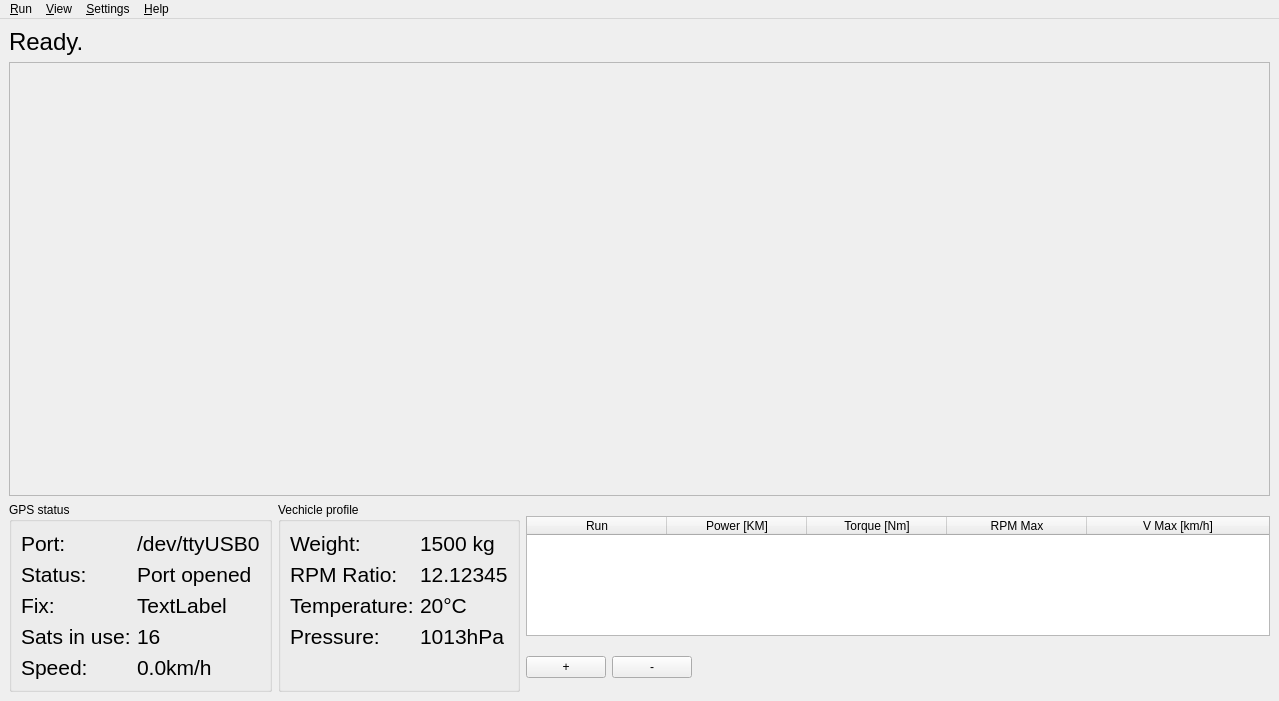
<?xml version="1.0" encoding="UTF-8"?>
<ui version="4.0">
 <class>WndMain</class>
 <widget class="QMainWindow" name="WndMain">
  <property name="geometry">
   <rect>
    <x>0</x>
    <y>0</y>
    <width>1279</width>
    <height>701</height>
   </rect>
  </property>
  <property name="sizePolicy">
   <sizepolicy hsizetype="Expanding" vsizetype="Preferred">
    <horstretch>0</horstretch>
    <verstretch>0</verstretch>
   </sizepolicy>
  </property>
  <property name="windowTitle">
   <string>OpenDyno</string>
  </property>
  <widget class="QWidget" name="centralwidget">
   <layout class="QVBoxLayout" name="verticalLayout_2" stretch="0,1,0">
    <item>
     <widget class="QLabel" name="lbStatus">
      <property name="sizePolicy">
       <sizepolicy hsizetype="Expanding" vsizetype="Minimum">
        <horstretch>0</horstretch>
        <verstretch>0</verstretch>
       </sizepolicy>
      </property>
      <property name="font">
       <font>
        <pointsize>18</pointsize>
       </font>
      </property>
      <property name="text">
       <string>Ready.</string>
      </property>
     </widget>
    </item>
    <item>
     <widget class="QFrame" name="frChart">
      <property name="sizePolicy">
       <sizepolicy hsizetype="Expanding" vsizetype="Expanding">
        <horstretch>0</horstretch>
        <verstretch>0</verstretch>
       </sizepolicy>
      </property>
      <property name="frameShape">
       <enum>QFrame::StyledPanel</enum>
      </property>
      <property name="frameShadow">
       <enum>QFrame::Raised</enum>
      </property>
      <layout class="QVBoxLayout" name="vlChart">
       <property name="spacing">
        <number>0</number>
       </property>
       <property name="leftMargin">
        <number>0</number>
       </property>
       <property name="topMargin">
        <number>0</number>
       </property>
       <property name="rightMargin">
        <number>0</number>
       </property>
       <property name="bottomMargin">
        <number>0</number>
       </property>
      </layout>
     </widget>
    </item>
    <item>
     <layout class="QHBoxLayout" name="horizontalLayout_4" stretch="0,0,0">
      <item>
       <widget class="QGroupBox" name="groupBox_2">
        <property name="sizePolicy">
         <sizepolicy hsizetype="Minimum" vsizetype="Minimum">
          <horstretch>0</horstretch>
          <verstretch>0</verstretch>
         </sizepolicy>
        </property>
        <property name="title">
         <string>GPS status</string>
        </property>
        <layout class="QHBoxLayout" name="horizontalLayout">
         <item>
          <layout class="QFormLayout" name="formLayout">
           <item row="0" column="0">
            <widget class="QLabel" name="label_2">
             <property name="sizePolicy">
              <sizepolicy hsizetype="Minimum" vsizetype="Minimum">
               <horstretch>0</horstretch>
               <verstretch>0</verstretch>
              </sizepolicy>
             </property>
             <property name="font">
              <font>
               <pointsize>16</pointsize>
              </font>
             </property>
             <property name="text">
              <string>Port:</string>
             </property>
            </widget>
           </item>
           <item row="0" column="1">
            <widget class="QLabel" name="lbDynoPort">
             <property name="sizePolicy">
              <sizepolicy hsizetype="Minimum" vsizetype="Minimum">
               <horstretch>0</horstretch>
               <verstretch>0</verstretch>
              </sizepolicy>
             </property>
             <property name="font">
              <font>
               <pointsize>16</pointsize>
              </font>
             </property>
             <property name="text">
              <string>/dev/ttyUSB0</string>
             </property>
            </widget>
           </item>
           <item row="1" column="0">
            <widget class="QLabel" name="label">
             <property name="sizePolicy">
              <sizepolicy hsizetype="Minimum" vsizetype="Minimum">
               <horstretch>0</horstretch>
               <verstretch>0</verstretch>
              </sizepolicy>
             </property>
             <property name="font">
              <font>
               <pointsize>16</pointsize>
              </font>
             </property>
             <property name="text">
              <string>Status:</string>
             </property>
            </widget>
           </item>
           <item row="1" column="1">
            <widget class="QLabel" name="lbDynoStatus">
             <property name="sizePolicy">
              <sizepolicy hsizetype="Minimum" vsizetype="Minimum">
               <horstretch>0</horstretch>
               <verstretch>0</verstretch>
              </sizepolicy>
             </property>
             <property name="font">
              <font>
               <pointsize>16</pointsize>
              </font>
             </property>
             <property name="text">
              <string>Port opened</string>
             </property>
            </widget>
           </item>
           <item row="4" column="0">
            <widget class="QLabel" name="label_3">
             <property name="sizePolicy">
              <sizepolicy hsizetype="Minimum" vsizetype="Minimum">
               <horstretch>0</horstretch>
               <verstretch>0</verstretch>
              </sizepolicy>
             </property>
             <property name="font">
              <font>
               <pointsize>16</pointsize>
              </font>
             </property>
             <property name="text">
              <string>Sats in use:</string>
             </property>
            </widget>
           </item>
           <item row="4" column="1">
            <widget class="QLabel" name="lbSIV">
             <property name="sizePolicy">
              <sizepolicy hsizetype="Minimum" vsizetype="Minimum">
               <horstretch>0</horstretch>
               <verstretch>0</verstretch>
              </sizepolicy>
             </property>
             <property name="font">
              <font>
               <pointsize>16</pointsize>
              </font>
             </property>
             <property name="text">
              <string>16</string>
             </property>
            </widget>
           </item>
           <item row="5" column="0">
            <widget class="QLabel" name="label_4">
             <property name="sizePolicy">
              <sizepolicy hsizetype="Minimum" vsizetype="Minimum">
               <horstretch>0</horstretch>
               <verstretch>0</verstretch>
              </sizepolicy>
             </property>
             <property name="font">
              <font>
               <pointsize>16</pointsize>
              </font>
             </property>
             <property name="text">
              <string>Speed:</string>
             </property>
            </widget>
           </item>
           <item row="5" column="1">
            <widget class="QLabel" name="lbSpeed">
             <property name="sizePolicy">
              <sizepolicy hsizetype="Minimum" vsizetype="Minimum">
               <horstretch>0</horstretch>
               <verstretch>0</verstretch>
              </sizepolicy>
             </property>
             <property name="font">
              <font>
               <pointsize>16</pointsize>
              </font>
             </property>
             <property name="text">
              <string>0.0km/h</string>
             </property>
            </widget>
           </item>
           <item row="2" column="0">
            <widget class="QLabel" name="label_5">
             <property name="font">
              <font>
               <pointsize>16</pointsize>
              </font>
             </property>
             <property name="text">
              <string>Fix:</string>
             </property>
            </widget>
           </item>
           <item row="2" column="1">
            <widget class="QLabel" name="lbGpsFix">
             <property name="font">
              <font>
               <pointsize>16</pointsize>
              </font>
             </property>
             <property name="text">
              <string>TextLabel</string>
             </property>
            </widget>
           </item>
          </layout>
         </item>
        </layout>
       </widget>
      </item>
      <item>
       <widget class="QGroupBox" name="groupBox">
        <property name="sizePolicy">
         <sizepolicy hsizetype="Preferred" vsizetype="Minimum">
          <horstretch>0</horstretch>
          <verstretch>0</verstretch>
         </sizepolicy>
        </property>
        <property name="title">
         <string>Vechicle profile</string>
        </property>
        <layout class="QHBoxLayout" name="horizontalLayout_2">
         <item>
          <layout class="QFormLayout" name="formLayout_2">
           <item row="0" column="0">
            <widget class="QLabel" name="label_9">
             <property name="sizePolicy">
              <sizepolicy hsizetype="Minimum" vsizetype="Minimum">
               <horstretch>0</horstretch>
               <verstretch>0</verstretch>
              </sizepolicy>
             </property>
             <property name="font">
              <font>
               <pointsize>16</pointsize>
              </font>
             </property>
             <property name="text">
              <string>Weight:</string>
             </property>
            </widget>
           </item>
           <item row="0" column="1">
            <widget class="QLabel" name="lbWeight">
             <property name="sizePolicy">
              <sizepolicy hsizetype="Minimum" vsizetype="Minimum">
               <horstretch>0</horstretch>
               <verstretch>0</verstretch>
              </sizepolicy>
             </property>
             <property name="font">
              <font>
               <pointsize>16</pointsize>
              </font>
             </property>
             <property name="text">
              <string>1500 kg</string>
             </property>
            </widget>
           </item>
           <item row="1" column="0">
            <widget class="QLabel" name="label_10">
             <property name="sizePolicy">
              <sizepolicy hsizetype="Minimum" vsizetype="Minimum">
               <horstretch>0</horstretch>
               <verstretch>0</verstretch>
              </sizepolicy>
             </property>
             <property name="font">
              <font>
               <pointsize>16</pointsize>
              </font>
             </property>
             <property name="text">
              <string>RPM Ratio:</string>
             </property>
            </widget>
           </item>
           <item row="1" column="1">
            <widget class="QLabel" name="lbRPMRatio">
             <property name="sizePolicy">
              <sizepolicy hsizetype="Minimum" vsizetype="Minimum">
               <horstretch>0</horstretch>
               <verstretch>0</verstretch>
              </sizepolicy>
             </property>
             <property name="font">
              <font>
               <pointsize>16</pointsize>
              </font>
             </property>
             <property name="text">
              <string>12.12345</string>
             </property>
            </widget>
           </item>
           <item row="2" column="0">
            <widget class="QLabel" name="label_11">
             <property name="sizePolicy">
              <sizepolicy hsizetype="Minimum" vsizetype="Minimum">
               <horstretch>0</horstretch>
               <verstretch>0</verstretch>
              </sizepolicy>
             </property>
             <property name="font">
              <font>
               <pointsize>16</pointsize>
              </font>
             </property>
             <property name="text">
              <string>Temperature:</string>
             </property>
            </widget>
           </item>
           <item row="2" column="1">
            <widget class="QLabel" name="lbTemperature">
             <property name="sizePolicy">
              <sizepolicy hsizetype="Minimum" vsizetype="Minimum">
               <horstretch>0</horstretch>
               <verstretch>0</verstretch>
              </sizepolicy>
             </property>
             <property name="font">
              <font>
               <pointsize>16</pointsize>
              </font>
             </property>
             <property name="text">
              <string>20°C</string>
             </property>
            </widget>
           </item>
           <item row="3" column="0">
            <widget class="QLabel" name="label_12">
             <property name="sizePolicy">
              <sizepolicy hsizetype="Minimum" vsizetype="Minimum">
               <horstretch>0</horstretch>
               <verstretch>0</verstretch>
              </sizepolicy>
             </property>
             <property name="font">
              <font>
               <pointsize>16</pointsize>
              </font>
             </property>
             <property name="text">
              <string>Pressure:</string>
             </property>
            </widget>
           </item>
           <item row="3" column="1">
            <widget class="QLabel" name="lbPressure">
             <property name="sizePolicy">
              <sizepolicy hsizetype="Minimum" vsizetype="Minimum">
               <horstretch>0</horstretch>
               <verstretch>0</verstretch>
              </sizepolicy>
             </property>
             <property name="font">
              <font>
               <pointsize>16</pointsize>
              </font>
             </property>
             <property name="text">
              <string>1013hPa</string>
             </property>
            </widget>
           </item>
          </layout>
         </item>
        </layout>
       </widget>
      </item>
      <item>
       <layout class="QVBoxLayout" name="verticalLayout">
        <item>
         <widget class="QTableWidget" name="twRuns">
          <property name="enabled">
           <bool>true</bool>
          </property>
          <property name="sizePolicy">
           <sizepolicy hsizetype="Expanding" vsizetype="Fixed">
            <horstretch>0</horstretch>
            <verstretch>0</verstretch>
           </sizepolicy>
          </property>
          <property name="maximumSize">
           <size>
            <width>16777215</width>
            <height>120</height>
           </size>
          </property>
          <property name="editTriggers">
           <set>QAbstractItemView::NoEditTriggers</set>
          </property>
          <property name="selectionMode">
           <enum>QAbstractItemView::SingleSelection</enum>
          </property>
          <property name="selectionBehavior">
           <enum>QAbstractItemView::SelectRows</enum>
          </property>
          <attribute name="horizontalHeaderDefaultSectionSize">
           <number>140</number>
          </attribute>
          <attribute name="horizontalHeaderStretchLastSection">
           <bool>true</bool>
          </attribute>
          <column>
           <property name="text">
            <string>Run</string>
           </property>
          </column>
          <column>
           <property name="text">
            <string>Power [KM]</string>
           </property>
          </column>
          <column>
           <property name="text">
            <string>Torque [Nm]</string>
           </property>
          </column>
          <column>
           <property name="text">
            <string>RPM Max</string>
           </property>
          </column>
          <column>
           <property name="text">
            <string>V Max [km/h]</string>
           </property>
          </column>
         </widget>
        </item>
        <item>
         <layout class="QHBoxLayout" name="horizontalLayout_3">
          <item>
           <widget class="QPushButton" name="bntLoadRun">
            <property name="text">
             <string>+</string>
            </property>
           </widget>
          </item>
          <item>
           <widget class="QPushButton" name="bntRemoveRun">
            <property name="text">
             <string>-</string>
            </property>
           </widget>
          </item>
          <item>
           <spacer name="horizontalSpacer">
            <property name="orientation">
             <enum>Qt::Horizontal</enum>
            </property>
            <property name="sizeHint" stdset="0">
             <size>
              <width>40</width>
              <height>20</height>
             </size>
            </property>
           </spacer>
          </item>
         </layout>
        </item>
       </layout>
      </item>
     </layout>
    </item>
   </layout>
  </widget>
  <widget class="QMenuBar" name="menuBar">
   <property name="geometry">
    <rect>
     <x>0</x>
     <y>0</y>
     <width>1279</width>
     <height>21</height>
    </rect>
   </property>
   <widget class="QMenu" name="menuRun">
    <property name="title">
     <string>&amp;Run</string>
    </property>
    <addaction name="actionRunStart"/>
    <addaction name="actionRunLoad"/>
    <addaction name="actionRunSave"/>
    <addaction name="separator"/>
    <addaction name="actionRunExit"/>
   </widget>
   <widget class="QMenu" name="menuView">
    <property name="title">
     <string>&amp;View</string>
    </property>
    <addaction name="actionViewPower"/>
    <addaction name="actionViewTorque"/>
    <addaction name="actionViewLosses"/>
    <addaction name="actionViewPowerOnWheels"/>
    <addaction name="actionViewPowerOnWheelsRaw"/>
    <addaction name="actionViewLossesRaw"/>
   </widget>
   <widget class="QMenu" name="menuSettings">
    <property name="title">
     <string>&amp;Settings</string>
    </property>
    <addaction name="actionSettingsProfile"/>
    <addaction name="actionSettingsDyno"/>
   </widget>
   <widget class="QMenu" name="menuHelp">
    <property name="title">
     <string>&amp;Help</string>
    </property>
    <addaction name="actionHelpAbout"/>
   </widget>
   <addaction name="menuRun"/>
   <addaction name="menuView"/>
   <addaction name="menuSettings"/>
   <addaction name="menuHelp"/>
  </widget>
  <action name="actionRunStart">
   <property name="text">
    <string>S&amp;tart new</string>
   </property>
   <property name="shortcut">
    <string>Space</string>
   </property>
  </action>
  <action name="actionRunLoad">
   <property name="text">
    <string>&amp;Load current</string>
   </property>
   <property name="shortcut">
    <string>F4</string>
   </property>
  </action>
  <action name="actionRunSave">
   <property name="text">
    <string>Sa&amp;ve current</string>
   </property>
   <property name="shortcut">
    <string>F3</string>
   </property>
  </action>
  <action name="actionRunExit">
   <property name="text">
    <string>&amp;Exit</string>
   </property>
  </action>
  <action name="actionSettingsProfile">
   <property name="text">
    <string>Vechicle &amp;profile</string>
   </property>
   <property name="shortcut">
    <string>F2</string>
   </property>
  </action>
  <action name="actionSettingsDyno">
   <property name="text">
    <string>&amp;Dyno settings</string>
   </property>
   <property name="shortcut">
    <string>F10</string>
   </property>
  </action>
  <action name="actionViewPower">
   <property name="checkable">
    <bool>true</bool>
   </property>
   <property name="checked">
    <bool>true</bool>
   </property>
   <property name="text">
    <string>&amp;Power</string>
   </property>
  </action>
  <action name="actionViewTorque">
   <property name="checkable">
    <bool>true</bool>
   </property>
   <property name="checked">
    <bool>true</bool>
   </property>
   <property name="text">
    <string>&amp;Torque</string>
   </property>
  </action>
  <action name="actionViewLosses">
   <property name="checkable">
    <bool>true</bool>
   </property>
   <property name="checked">
    <bool>true</bool>
   </property>
   <property name="text">
    <string>&amp;Losses</string>
   </property>
  </action>
  <action name="actionViewPowerOnWheels">
   <property name="checkable">
    <bool>true</bool>
   </property>
   <property name="text">
    <string>Power on &amp;wheels</string>
   </property>
  </action>
  <action name="actionViewPowerOnWheelsRaw">
   <property name="checkable">
    <bool>true</bool>
   </property>
   <property name="text">
    <string>Power on wheels (&amp;raw)</string>
   </property>
  </action>
  <action name="actionViewLossesRaw">
   <property name="checkable">
    <bool>true</bool>
   </property>
   <property name="text">
    <string>L&amp;osses (raw)</string>
   </property>
  </action>
  <action name="actionHelpAbout">
   <property name="text">
    <string>&amp;About</string>
   </property>
  </action>
 </widget>
 <resources/>
 <connections/>
</ui>
